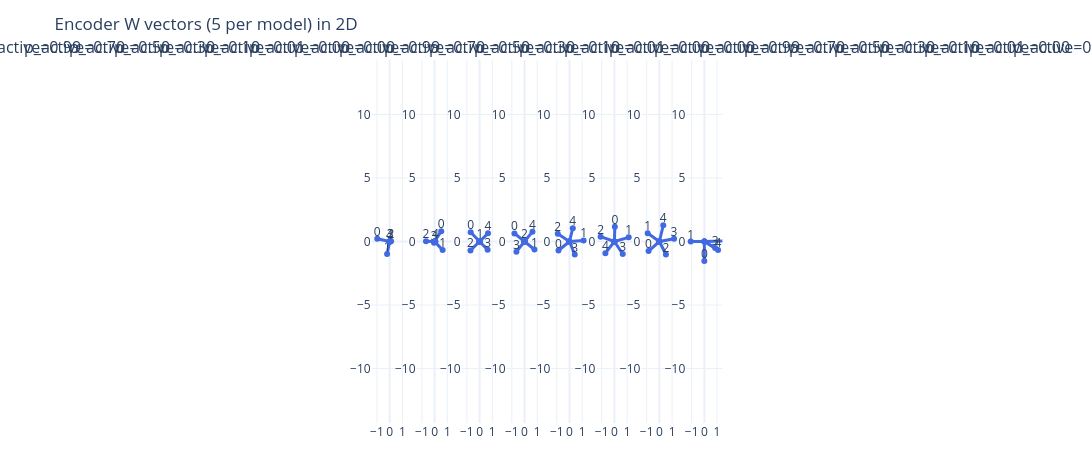

The code cell stored with this chart in its notebook:
### Code cell
from plotly.subplots import make_subplots

# Training loop across configurations
results = {}

for (feature_dim, latent_dim) in feature_latent_pairs:
    for p_active in p_actives:
        # Fresh AutoEncoder instance for each (feature_dim, latent_dim, p_active)
        ae = AutoEncoder(feature_dim, latent_dim)

        dist = sparse_uniform_distribution(
            norm=1.0,
            p_active=p_active,
            n_features=feature_dim,
            n_samples=8_000,
            generator=Generator(device=device)
        )
        key = (feature_dim, latent_dim, p_active)
        importance = make_importance(uniform=False, shape=dist.shape[1:], base=0.9, exponential=1.0)
        # importance = make_importance(uniform=True, shape=dist.shape[1:], base=1.0)
        tm = ToyModel(
            f"tm_ae{feature_dim}_{p_active:.2f}", 
            ae, 
            dist 
        )

        tm.fit(epochs=700, importance=importance)
        results[key] = {
            'model': tm,
            'ae': ae,
            'dist': dist,
            'imp': importance
        }

        # Inspect learned W for this particular model
        (name_W, W_param), (name_b, b_param) = ae.named_parameters()
        W_print = W_param.detach().cpu().T  # shape (feature_dim, latent_dim)
        print(f"{tm.name}, key={key}, W=\n{W_print}\n")

# Access results via results.keys() or e.g. results[(features1, latent1, 0.99)]['model']
# 
# Collect all (key, W) from results, ensuring each W is taken from its own trained AutoEncoder
Ws = []
for key, value in results.items():
    ae = value['ae']
    (name_W, W_param), (name_b, b_param) = ae.named_parameters()
    W = W_param.detach().cpu().T  # shape (feature_dim, latent_dim) -> here (5, 2)
    print(f"key={key}, W=\n{W}\n")
    Ws.append((key, W))

if not Ws:
    raise RuntimeError("Could not find any W in results.")

n_models = len(Ws)
fig = make_subplots(
    rows=1,
    cols=n_models,
    subplot_titles=[f"p_active={key[2]:.2f}" for key, _ in Ws],
)

# Plot each model's 5 vectors in its own subplot, all on the same plane
for col_idx, (key, W) in enumerate(Ws, start=1):
    n_vec = W.shape[0]  # should be 5
    if n_vec == 5:
        for i in range(n_vec):
            vx = W[i, 0].item()
            vy = W[i, 1].item()

            # Arrow from origin to (vx, vy)
            fig.add_trace(
                go.Scatter(
                    x=[0.0, vx],
                    y=[0.0, vy],
                    mode="lines+markers",
                    line=dict(width=3, color="royalblue"),
                    marker=dict(size=6),
                    showlegend=False,
                ),
                row=1,
                col=col_idx,
            )

            # Label the vector index at the head
            fig.add_trace(
                go.Scatter(
                    x=[vx],
                    y=[vy],
                    mode="text",
                    text=[f"{i}"],
                    textposition="top center",
                    showlegend=False,
                    hoverinfo="skip",
                ),
                row=1,
                col=col_idx,
            )

        # Same plane for all 5 vectors of this model
        fig.update_xaxes(range=[-1.3, 1.3], zeroline=True, row=1, col=col_idx)
        fig.update_yaxes(
            range=[-1.3, 1.3],
            zeroline=True,
            scaleanchor=f"x{col_idx}",
            scaleratio=1,
            row=1,
            col=col_idx,
        )

fig.update_layout(
    title="Encoder W vectors (5 per model) in 2D",
    height=450,
    width=350 * n_models,
    template="plotly_white",
    margin=dict(t=60, l=10, r=10, b=10),
)

fig.show()

### Figure 1 — Plotly figure (JSON) as saved in the notebook; plotly's stock layout.template omitted (floating-point values rounded to 4 significant figures)
{"data": [{"line": {"color": "royalblue", "width": 3}, "marker": {"size": 6}, "mode": "lines+markers", "showlegend": false, "type": "scatter", "x": [0, -0.9738], "xaxis": "x9", "y": [0, 0.209], "yaxis": "y9"}, {"hoverinfo": "skip", "mode": "text", "showlegend": false, "text": ["0"], "textposition": "top center", "type": "scatter", "x": [-0.9738], "xaxis": "x9", "y": [0.209], "yaxis": "y9"}, {"line": {"color": "royalblue", "width": 3}, "marker": {"size": 6}, "mode": "lines+markers", "showlegend": false, "type": "scatter", "x": [0, -0.2022], "xaxis": "x9", "y": [0, -0.9774], "yaxis": "y9"}, {"hoverinfo": "skip", "mode": "text", "showlegend": false, "text": ["1"], "textposition": "top center", "type": "scatter", "x": [-0.2022], "xaxis": "x9", "y": [-0.9774], "yaxis": "y9"}, {"line": {"color": "royalblue", "width": 3}, "marker": {"size": 6}, "mode": "lines+markers", "showlegend": false, "type": "scatter", "x": [0, 0.1111], "xaxis": "x9", "y": [0, 0.01715], "yaxis": "y9"}, {"hoverinfo": "skip", "mode": "text", "showlegend": false, "text": ["2"], "textposition": "top center", "type": "scatter", "x": [0.1111], "xaxis": "x9", "y": [0.01715], "yaxis": "y9"}, {"line": {"color": "royalblue", "width": 3}, "marker": {"size": 6}, "mode": "lines+markers", "showlegend": false, "type": "scatter", "x": [0, 0.0445], "xaxis": "x9", "y": [0, 0.05285], "yaxis": "y9"}, {"hoverinfo": "skip", "mode": "text", "showlegend": false, "text": ["3"], "textposition": "top center", "type": "scatter", "x": [0.0445], "xaxis": "x9", "y": [0.05285], "yaxis": "y9"}, {"line": {"color": "royalblue", "width": 3}, "marker": {"size": 6}, "mode": "lines+markers", "showlegend": false, "type": "scatter", "x": [0, -0.007982], "xaxis": "x9", "y": [0, -0.0253], "yaxis": "y9"}, {"hoverinfo": "skip", "mode": "text", "showlegend": false, "text": ["4"], "textposition": "top center", "type": "scatter", "x": [-0.007982], "xaxis": "x9", "y": [-0.0253], "yaxis": "y9"}, {"line": {"color": "royalblue", "width": 3}, "marker": {"size": 6}, "mode": "lines+markers", "showlegend": false, "type": "scatter", "x": [0, 0.5223], "xaxis": "x10", "y": [0, 0.8163], "yaxis": "y10"}, {"hoverinfo": "skip", "mode": "text", "showlegend": false, "text": ["0"], "textposition": "top center", "type": "scatter", "x": [0.5223], "xaxis": "x10", "y": [0.8163], "yaxis": "y10"}, {"line": {"color": "royalblue", "width": 3}, "marker": {"size": 6}, "mode": "lines+markers", "showlegend": false, "type": "scatter", "x": [0, 0.6331], "xaxis": "x10", "y": [0, -0.6773], "yaxis": "y10"}, {"hoverinfo": "skip", "mode": "text", "showlegend": false, "text": ["1"], "textposition": "top center", "type": "scatter", "x": [0.6331], "xaxis": "x10", "y": [-0.6773], "yaxis": "y10"}, {"line": {"color": "royalblue", "width": 3}, "marker": {"size": 6}, "mode": "lines+markers", "showlegend": false, "type": "scatter", "x": [0, -0.6783], "xaxis": "x10", "y": [0, 0.02161], "yaxis": "y10"}, {"hoverinfo": "skip", "mode": "text", "showlegend": false, "text": ["2"], "textposition": "top center", "type": "scatter", "x": [-0.6783], "xaxis": "x10", "y": [0.02161], "yaxis": "y10"}, {"line": {"color": "royalblue", "width": 3}, "marker": {"size": 6}, "mode": "lines+markers", "showlegend": false, "type": "scatter", "x": [0, -0.05027], "xaxis": "x10", "y": [0, -0.08907], "yaxis": "y10"}, {"hoverinfo": "skip", "mode": "text", "showlegend": false, "text": ["3"], "textposition": "top center", "type": "scatter", "x": [-0.05027], "xaxis": "x10", "y": [-0.08907], "yaxis": "y10"}, {"line": {"color": "royalblue", "width": 3}, "marker": {"size": 6}, "mode": "lines+markers", "showlegend": false, "type": "scatter", "x": [0, 0.06893], "xaxis": "x10", "y": [0, 0.008742], "yaxis": "y10"}, {"hoverinfo": "skip", "mode": "text", "showlegend": false, "text": ["4"], "textposition": "top center", "type": "scatter", "x": [0.06893], "xaxis": "x10", "y": [0.008742], "yaxis": "y10"}, {"line": {"color": "royalblue", "width": 3}, "marker": {"size": 6}, "mode": "lines+markers", "showlegend": false, "type": "scatter", "x": [0, -0.699], "xaxis": "x11", "y": [0, 0.7282], "yaxis": "y11"}, {"hoverinfo": "skip", "mode": "text", "showlegend": false, "text": ["0"], "textposition": "top center", "type": "scatter", "x": [-0.699], "xaxis": "x11", "y": [0.7282], "yaxis": "y11"}, {"line": {"color": "royalblue", "width": 3}, "marker": {"size": 6}, "mode": "lines+markers", "showlegend": false, "type": "scatter", "x": [0, 0.03771], "xaxis": "x11", "y": [0, 0.003969], "yaxis": "y11"}, {"hoverinfo": "skip", "mode": "text", "showlegend": false, "text": ["1"], "textposition": "top center", "type": "scatter", "x": [0.03771], "xaxis": "x11", "y": [0.003969], "yaxis": "y11"}, {"line": {"color": "royalblue", "width": 3}, "marker": {"size": 6}, "mode": "lines+markers", "showlegend": false, "type": "scatter", "x": [0, -0.7164], "xaxis": "x11", "y": [0, -0.6994], "yaxis": "y11"}, {"hoverinfo": "skip", "mode": "text", "showlegend": false, "text": ["2"], "textposition": "top center", "type": "scatter", "x": [-0.7164], "xaxis": "x11", "y": [-0.6994], "yaxis": "y11"}, {"line": {"color": "royalblue", "width": 3}, "marker": {"size": 6}, "mode": "lines+markers", "showlegend": false, "type": "scatter", "x": [0, 0.6326], "xaxis": "x11", "y": [0, -0.648], "yaxis": "y11"}, {"hoverinfo": "skip", "mode": "text", "showlegend": false, "text": ["3"], "textposition": "top center", "type": "scatter", "x": [0.6326], "xaxis": "x11", "y": [-0.648], "yaxis": "y11"}, {"line": {"color": "royalblue", "width": 3}, "marker": {"size": 6}, "mode": "lines+markers", "showlegend": false, "type": "scatter", "x": [0, 0.6647], "xaxis": "x11", "y": [0, 0.643], "yaxis": "y11"}, {"hoverinfo": "skip", "mode": "text", "showlegend": false, "text": ["4"], "textposition": "top center", "type": "scatter", "x": [0.6647], "xaxis": "x11", "y": [0.643], "yaxis": "y11"}, {"line": {"color": "royalblue", "width": 3}, "marker": {"size": 6}, "mode": "lines+markers", "showlegend": false, "type": "scatter", "x": [0, -0.7925], "xaxis": "x12", "y": [0, 0.6354], "yaxis": "y12"}, {"hoverinfo": "skip", "mode": "text", "showlegend": false, "text": ["0"], "textposition": "top center", "type": "scatter", "x": [-0.7925], "xaxis": "x12", "y": [0.6354], "yaxis": "y12"}, {"line": {"color": "royalblue", "width": 3}, "marker": {"size": 6}, "mode": "lines+markers", "showlegend": false, "type": "scatter", "x": [0, 0.7811], "xaxis": "x12", "y": [0, -0.6324], "yaxis": "y12"}, {"hoverinfo": "skip", "mode": "text", "showlegend": false, "text": ["1"], "textposition": "top center", "type": "scatter", "x": [0.7811], "xaxis": "x12", "y": [-0.6324], "yaxis": "y12"}, {"line": {"color": "royalblue", "width": 3}, "marker": {"size": 6}, "mode": "lines+markers", "showlegend": false, "type": "scatter", "x": [0, -0.002157], "xaxis": "x12", "y": [0, 0.005048], "yaxis": "y12"}, {"hoverinfo": "skip", "mode": "text", "showlegend": false, "text": ["2"], "textposition": "top center", "type": "scatter", "x": [-0.002157], "xaxis": "x12", "y": [0.005048], "yaxis": "y12"}, {"line": {"color": "royalblue", "width": 3}, "marker": {"size": 6}, "mode": "lines+markers", "showlegend": false, "type": "scatter", "x": [0, -0.637], "xaxis": "x12", "y": [0, -0.797], "yaxis": "y12"}, {"hoverinfo": "skip", "mode": "text", "showlegend": false, "text": ["3"], "textposition": "top center", "type": "scatter", "x": [-0.637], "xaxis": "x12", "y": [-0.797], "yaxis": "y12"}, {"line": {"color": "royalblue", "width": 3}, "marker": {"size": 6}, "mode": "lines+markers", "showlegend": false, "type": "scatter", "x": [0, 0.6274], "xaxis": "x12", "y": [0, 0.7759], "yaxis": "y12"}, {"hoverinfo": "skip", "mode": "text", "showlegend": false, "text": ["4"], "textposition": "top center", "type": "scatter", "x": [0.6274], "xaxis": "x12", "y": [0.7759], "yaxis": "y12"}, {"line": {"color": "royalblue", "width": 3}, "marker": {"size": 6}, "mode": "lines+markers", "showlegend": false, "type": "scatter", "x": [0, -0.8653], "xaxis": "x13", "y": [0, -0.7107], "yaxis": "y13"}, {"hoverinfo": "skip", "mode": "text", "showlegend": false, "text": ["0"], "textposition": "top center", "type": "scatter", "x": [-0.8653], "xaxis": "x13", "y": [-0.7107], "yaxis": "y13"}, {"line": {"color": "royalblue", "width": 3}, "marker": {"size": 6}, "mode": "lines+markers", "showlegend": false, "type": "scatter", "x": [0, 1.109], "xaxis": "x13", "y": [0, 0.08344], "yaxis": "y13"}, {"hoverinfo": "skip", "mode": "text", "showlegend": false, "text": ["1"], "textposition": "top center", "type": "scatter", "x": [1.109], "xaxis": "x13", "y": [0.08344], "yaxis": "y13"}, {"line": {"color": "royalblue", "width": 3}, "marker": {"size": 6}, "mode": "lines+markers", "showlegend": false, "type": "scatter", "x": [0, -0.9217], "xaxis": "x13", "y": [0, 0.6105], "yaxis": "y13"}, {"hoverinfo": "skip", "mode": "text", "showlegend": false, "text": ["2"], "textposition": "top center", "type": "scatter", "x": [-0.9217], "xaxis": "x13", "y": [0.6105], "yaxis": "y13"}, {"line": {"color": "royalblue", "width": 3}, "marker": {"size": 6}, "mode": "lines+markers", "showlegend": false, "type": "scatter", "x": [0, 0.4156], "xaxis": "x13", "y": [0, -1.025], "yaxis": "y13"}, {"hoverinfo": "skip", "mode": "text", "showlegend": false, "text": ["3"], "textposition": "top center", "type": "scatter", "x": [0.4156], "xaxis": "x13", "y": [-1.025], "yaxis": "y13"}, {"line": {"color": "royalblue", "width": 3}, "marker": {"size": 6}, "mode": "lines+markers", "showlegend": false, "type": "scatter", "x": [0, 0.2625], "xaxis": "x13", "y": [0, 1.044], "yaxis": "y13"}, {"hoverinfo": "skip", "mode": "text", "showlegend": false, "text": ["4"], "textposition": "top center", "type": "scatter", "x": [0.2625], "xaxis": "x13", "y": [1.044], "yaxis": "y13"}, {"line": {"color": "royalblue", "width": 3}, "marker": {"size": 6}, "mode": "lines+markers", "showlegend": false, "type": "scatter", "x": [0, 0.03144], "xaxis": "x14", "y": [0, 1.162], "yaxis": "y14"}, {"hoverinfo": "skip", "mode": "text", "showlegend": false, "text": ["0"], "textposition": "top center", "type": "scatter", "x": [0.03144], "xaxis": "x14", "y": [1.162], "yaxis": "y14"}, {"line": {"color": "royalblue", "width": 3}, "marker": {"size": 6}, "mode": "lines+markers", "showlegend": false, "type": "scatter", "x": [0, 1.124], "xaxis": "x14", "y": [0, 0.3283], "yaxis": "y14"}, {"hoverinfo": "skip", "mode": "text", "showlegend": false, "text": ["1"], "textposition": "top center", "type": "scatter", "x": [1.124], "xaxis": "x14", "y": [0.3283], "yaxis": "y14"}, {"line": {"color": "royalblue", "width": 3}, "marker": {"size": 6}, "mode": "lines+markers", "showlegend": false, "type": "scatter", "x": [0, -1.088], "xaxis": "x14", "y": [0, 0.3786], "yaxis": "y14"}, {"hoverinfo": "skip", "mode": "text", "showlegend": false, "text": ["2"], "textposition": "top center", "type": "scatter", "x": [-1.088], "xaxis": "x14", "y": [0.3786], "yaxis": "y14"}, {"line": {"color": "royalblue", "width": 3}, "marker": {"size": 6}, "mode": "lines+markers", "showlegend": false, "type": "scatter", "x": [0, 0.6532], "xaxis": "x14", "y": [0, -0.9852], "yaxis": "y14"}, {"hoverinfo": "skip", "mode": "text", "showlegend": false, "text": ["3"], "textposition": "top center", "type": "scatter", "x": [0.6532], "xaxis": "x14", "y": [-0.9852], "yaxis": "y14"}, {"line": {"color": "royalblue", "width": 3}, "marker": {"size": 6}, "mode": "lines+markers", "showlegend": false, "type": "scatter", "x": [0, -0.7106], "xaxis": "x14", "y": [0, -0.9194], "yaxis": "y14"}, {"hoverinfo": "skip", "mode": "text", "showlegend": false, "text": ["4"], "textposition": "top center", "type": "scatter", "x": [-0.7106], "xaxis": "x14", "y": [-0.9194], "yaxis": "y14"}, {"line": {"color": "royalblue", "width": 3}, "marker": {"size": 6}, "mode": "lines+markers", "showlegend": false, "type": "scatter", "x": [0, -0.8521], "xaxis": "x15", "y": [0, -0.7486], "yaxis": "y15"}, {"hoverinfo": "skip", "mode": "text", "showlegend": false, "text": ["0"], "textposition": "top center", "type": "scatter", "x": [-0.8521], "xaxis": "x15", "y": [-0.7486], "yaxis": "y15"}, {"line": {"color": "royalblue", "width": 3}, "marker": {"size": 6}, "mode": "lines+markers", "showlegend": false, "type": "scatter", "x": [0, -0.9185], "xaxis": "x15", "y": [0, 0.6472], "yaxis": "y15"}, {"hoverinfo": "skip", "mode": "text", "showlegend": false, "text": ["1"], "textposition": "top center", "type": "scatter", "x": [-0.9185], "xaxis": "x15", "y": [0.6472], "yaxis": "y15"}, {"line": {"color": "royalblue", "width": 3}, "marker": {"size": 6}, "mode": "lines+markers", "showlegend": false, "type": "scatter", "x": [0, 0.5134], "xaxis": "x15", "y": [0, -1.027], "yaxis": "y15"}, {"hoverinfo": "skip", "mode": "text", "showlegend": false, "text": ["2"], "textposition": "top center", "type": "scatter", "x": [0.5134], "xaxis": "x15", "y": [-1.027], "yaxis": "y15"}, {"line": {"color": "royalblue", "width": 3}, "marker": {"size": 6}, "mode": "lines+markers", "showlegend": false, "type": "scatter", "x": [0, 1.153], "xaxis": "x15", "y": [0, 0.213], "yaxis": "y15"}, {"hoverinfo": "skip", "mode": "text", "showlegend": false, "text": ["3"], "textposition": "top center", "type": "scatter", "x": [1.153], "xaxis": "x15", "y": [0.213], "yaxis": "y15"}, {"line": {"color": "royalblue", "width": 3}, "marker": {"size": 6}, "mode": "lines+markers", "showlegend": false, "type": "scatter", "x": [0, 0.3064], "xaxis": "x15", "y": [0, 1.281], "yaxis": "y15"}, {"hoverinfo": "skip", "mode": "text", "showlegend": false, "text": ["4"], "textposition": "top center", "type": "scatter", "x": [0.3064], "xaxis": "x15", "y": [1.281], "yaxis": "y15"}, {"line": {"color": "royalblue", "width": 3}, "marker": {"size": 6}, "mode": "lines+markers", "showlegend": false, "type": "scatter", "x": [0, -2.801e-05], "xaxis": "x16", "y": [0, -1.533], "yaxis": "y16"}, {"hoverinfo": "skip", "mode": "text", "showlegend": false, "text": ["0"], "textposition": "top center", "type": "scatter", "x": [-2.801e-05], "xaxis": "x16", "y": [-1.533], "yaxis": "y16"}, {"line": {"color": "royalblue", "width": 3}, "marker": {"size": 6}, "mode": "lines+markers", "showlegend": false, "type": "scatter", "x": [0, -1.072], "xaxis": "x16", "y": [0, -5.212e-05], "yaxis": "y16"}, {"hoverinfo": "skip", "mode": "text", "showlegend": false, "text": ["1"], "textposition": "top center", "type": "scatter", "x": [-1.072], "xaxis": "x16", "y": [-5.212e-05], "yaxis": "y16"}, {"line": {"color": "royalblue", "width": 3}, "marker": {"size": 6}, "mode": "lines+markers", "showlegend": false, "type": "scatter", "x": [0, 1.73], "xaxis": "x16", "y": [0, 0.05059], "yaxis": "y16"}, {"hoverinfo": "skip", "mode": "text", "showlegend": false, "text": ["2"], "textposition": "top center", "type": "scatter", "x": [1.73], "xaxis": "x16", "y": [0.05059], "yaxis": "y16"}, {"line": {"color": "royalblue", "width": 3}, "marker": {"size": 6}, "mode": "lines+markers", "showlegend": false, "type": "scatter", "x": [0, 0.8514], "xaxis": "x16", "y": [0, -0.5022], "yaxis": "y16"}, {"hoverinfo": "skip", "mode": "text", "showlegend": false, "text": ["3"], "textposition": "top center", "type": "scatter", "x": [0.8514], "xaxis": "x16", "y": [-0.5022], "yaxis": "y16"}, {"line": {"color": "royalblue", "width": 3}, "marker": {"size": 6}, "mode": "lines+markers", "showlegend": false, "type": "scatter", "x": [0, 1.078], "xaxis": "x16", "y": [0, -0.6701], "yaxis": "y16"}, {"hoverinfo": "skip", "mode": "text", "showlegend": false, "text": ["4"], "textposition": "top center", "type": "scatter", "x": [1.078], "xaxis": "x16", "y": [-0.6701], "yaxis": "y16"}], "layout": {"annotations": [{"font": {"size": 16}, "showarrow": false, "text": "p_active=0.99", "x": 0.01684, "xanchor": "center", "xref": "paper", "y": 1, "yanchor": "bottom", "yref": "paper"}, {"font": {"size": 16}, "showarrow": false, "text": "p_active=0.70", "x": 0.05885, "xanchor": "center", "xref": "paper", "y": 1, "yanchor": "bottom", "yref": "paper"}, {"font": {"size": 16}, "showarrow": false, "text": "p_active=0.50", "x": 0.1009, "xanchor": "center", "xref": "paper", "y": 1, "yanchor": "bottom", "yref": "paper"}, {"font": {"size": 16}, "showarrow": false, "text": "p_active=0.30", "x": 0.1429, "xanchor": "center", "xref": "paper", "y": 1, "yanchor": "bottom", "yref": "paper"}, {"font": {"size": 16}, "showarrow": false, "text": "p_active=0.10", "x": 0.1849, "xanchor": "center", "xref": "paper", "y": 1, "yanchor": "bottom", "yref": "paper"}, {"font": {"size": 16}, "showarrow": false, "text": "p_active=0.01", "x": 0.2269, "xanchor": "center", "xref": "paper", "y": 1, "yanchor": "bottom", "yref": "paper"}, {"font": {"size": 16}, "showarrow": false, "text": "p_active=0.00", "x": 0.2689, "xanchor": "center", "xref": "paper", "y": 1, "yanchor": "bottom", "yref": "paper"}, {"font": {"size": 16}, "showarrow": false, "text": "p_active=0.00", "x": 0.3109, "xanchor": "center", "xref": "paper", "y": 1, "yanchor": "bottom", "yref": "paper"}, {"font": {"size": 16}, "showarrow": false, "text": "p_active=0.99", "x": 0.353, "xanchor": "center", "xref": "paper", "y": 1, "yanchor": "bottom", "yref": "paper"}, {"font": {"size": 16}, "showarrow": false, "text": "p_active=0.70", "x": 0.395, "xanchor": "center", "xref": "paper", "y": 1, "yanchor": "bottom", "yref": "paper"}, {"font": {"size": 16}, "showarrow": false, "text": "p_active=0.50", "x": 0.437, "xanchor": "center", "xref": "paper", "y": 1, "yanchor": "bottom", "yref": "paper"}, {"font": {"size": 16}, "showarrow": false, "text": "p_active=0.30", "x": 0.479, "xanchor": "center", "xref": "paper", "y": 1, "yanchor": "bottom", "yref": "paper"}, {"font": {"size": 16}, "showarrow": false, "text": "p_active=0.10", "x": 0.521, "xanchor": "center", "xref": "paper", "y": 1, "yanchor": "bottom", "yref": "paper"}, {"font": {"size": 16}, "showarrow": false, "text": "p_active=0.01", "x": 0.563, "xanchor": "center", "xref": "paper", "y": 1, "yanchor": "bottom", "yref": "paper"}, {"font": {"size": 16}, "showarrow": false, "text": "p_active=0.00", "x": 0.605, "xanchor": "center", "xref": "paper", "y": 1, "yanchor": "bottom", "yref": "paper"}, {"font": {"size": 16}, "showarrow": false, "text": "p_active=0.00", "x": 0.647, "xanchor": "center", "xref": "paper", "y": 1, "yanchor": "bottom", "yref": "paper"}, {"font": {"size": 16}, "showarrow": false, "text": "p_active=0.99", "x": 0.6891, "xanchor": "center", "xref": "paper", "y": 1, "yanchor": "bottom", "yref": "paper"}, {"font": {"size": 16}, "showarrow": false, "text": "p_active=0.70", "x": 0.7311, "xanchor": "center", "xref": "paper", "y": 1, "yanchor": "bottom", "yref": "paper"}, {"font": {"size": 16}, "showarrow": false, "text": "p_active=0.50", "x": 0.7731, "xanchor": "center", "xref": "paper", "y": 1, "yanchor": "bottom", "yref": "paper"}, {"font": {"size": 16}, "showarrow": false, "text": "p_active=0.30", "x": 0.8151, "xanchor": "center", "xref": "paper", "y": 1, "yanchor": "bottom", "yref": "paper"}, {"font": {"size": 16}, "showarrow": false, "text": "p_active=0.10", "x": 0.8571, "xanchor": "center", "xref": "paper", "y": 1, "yanchor": "bottom", "yref": "paper"}, {"font": {"size": 16}, "showarrow": false, "text": "p_active=0.01", "x": 0.8991, "xanchor": "center", "xref": "paper", "y": 1, "yanchor": "bottom", "yref": "paper"}, {"font": {"size": 16}, "showarrow": false, "text": "p_active=0.00", "x": 0.9411, "xanchor": "center", "xref": "paper", "y": 1, "yanchor": "bottom", "yref": "paper"}, {"font": {"size": 16}, "showarrow": false, "text": "p_active=0.00", "x": 0.9832, "xanchor": "center", "xref": "paper", "y": 1, "yanchor": "bottom", "yref": "paper"}], "height": 450, "margin": {"b": 10, "l": 10, "r": 10, "t": 60}, "title": {"text": "Encoder W vectors (5 per model) in 2D"}, "width": 8400, "xaxis": {"anchor": "y", "domain": [0, 0.03368]}, "xaxis10": {"anchor": "y10", "domain": [0.3781, 0.4118], "range": [-1.3, 1.3], "zeroline": true}, "xaxis11": {"anchor": "y11", "domain": [0.4201, 0.4538], "range": [-1.3, 1.3], "zeroline": true}, "xaxis12": {"anchor": "y12", "domain": [0.4622, 0.4958], "range": [-1.3, 1.3], "zeroline": true}, "xaxis13": {"anchor": "y13", "domain": [0.5042, 0.5378], "range": [-1.3, 1.3], "zeroline": true}, "xaxis14": {"anchor": "y14", "domain": [0.5462, 0.5799], "range": [-1.3, 1.3], "zeroline": true}, "xaxis15": {"anchor": "y15", "domain": [0.5882, 0.6219], "range": [-1.3, 1.3], "zeroline": true}, "xaxis16": {"anchor": "y16", "domain": [0.6302, 0.6639], "range": [-1.3, 1.3], "zeroline": true}, "xaxis17": {"anchor": "y17", "domain": [0.6722, 0.7059]}, "xaxis18": {"anchor": "y18", "domain": [0.7142, 0.7479]}, "xaxis19": {"anchor": "y19", "domain": [0.7562, 0.7899]}, "xaxis2": {"anchor": "y2", "domain": [0.04201, 0.07569]}, "xaxis20": {"anchor": "y20", "domain": [0.7983, 0.8319]}, "xaxis21": {"anchor": "y21", "domain": [0.8403, 0.874]}, "xaxis22": {"anchor": "y22", "domain": [0.8823, 0.916]}, "xaxis23": {"anchor": "y23", "domain": [0.9243, 0.958]}, "xaxis24": {"anchor": "y24", "domain": [0.9663, 1]}, "xaxis3": {"anchor": "y3", "domain": [0.08403, 0.1177]}, "xaxis4": {"anchor": "y4", "domain": [0.126, 0.1597]}, "xaxis5": {"anchor": "y5", "domain": [0.1681, 0.2017]}, "xaxis6": {"anchor": "y6", "domain": [0.2101, 0.2437]}, "xaxis7": {"anchor": "y7", "domain": [0.2521, 0.2858]}, "xaxis8": {"anchor": "y8", "domain": [0.2941, 0.3278]}, "xaxis9": {"anchor": "y9", "domain": [0.3361, 0.3698], "range": [-1.3, 1.3], "zeroline": true}, "yaxis": {"anchor": "x", "domain": [0, 1]}, "yaxis10": {"anchor": "x10", "domain": [0, 1], "range": [-1.3, 1.3], "scaleanchor": "x10", "scaleratio": 1, "zeroline": true}, "yaxis11": {"anchor": "x11", "domain": [0, 1], "range": [-1.3, 1.3], "scaleanchor": "x11", "scaleratio": 1, "zeroline": true}, "yaxis12": {"anchor": "x12", "domain": [0, 1], "range": [-1.3, 1.3], "scaleanchor": "x12", "scaleratio": 1, "zeroline": true}, "yaxis13": {"anchor": "x13", "domain": [0, 1], "range": [-1.3, 1.3], "scaleanchor": "x13", "scaleratio": 1, "zeroline": true}, "yaxis14": {"anchor": "x14", "domain": [0, 1], "range": [-1.3, 1.3], "scaleanchor": "x14", "scaleratio": 1, "zeroline": true}, "yaxis15": {"anchor": "x15", "domain": [0, 1], "range": [-1.3, 1.3], "scaleanchor": "x15", "scaleratio": 1, "zeroline": true}, "yaxis16": {"anchor": "x16", "domain": [0, 1], "range": [-1.3, 1.3], "scaleanchor": "x16", "scaleratio": 1, "zeroline": true}, "yaxis17": {"anchor": "x17", "domain": [0, 1]}, "yaxis18": {"anchor": "x18", "domain": [0, 1]}, "yaxis19": {"anchor": "x19", "domain": [0, 1]}, "yaxis2": {"anchor": "x2", "domain": [0, 1]}, "yaxis20": {"anchor": "x20", "domain": [0, 1]}, "yaxis21": {"anchor": "x21", "domain": [0, 1]}, "yaxis22": {"anchor": "x22", "domain": [0, 1]}, "yaxis23": {"anchor": "x23", "domain": [0, 1]}, "yaxis24": {"anchor": "x24", "domain": [0, 1]}, "yaxis3": {"anchor": "x3", "domain": [0, 1]}, "yaxis4": {"anchor": "x4", "domain": [0, 1]}, "yaxis5": {"anchor": "x5", "domain": [0, 1]}, "yaxis6": {"anchor": "x6", "domain": [0, 1]}, "yaxis7": {"anchor": "x7", "domain": [0, 1]}, "yaxis8": {"anchor": "x8", "domain": [0, 1]}, "yaxis9": {"anchor": "x9", "domain": [0, 1], "range": [-1.3, 1.3], "scaleanchor": "x9", "scaleratio": 1, "zeroline": true}}}
